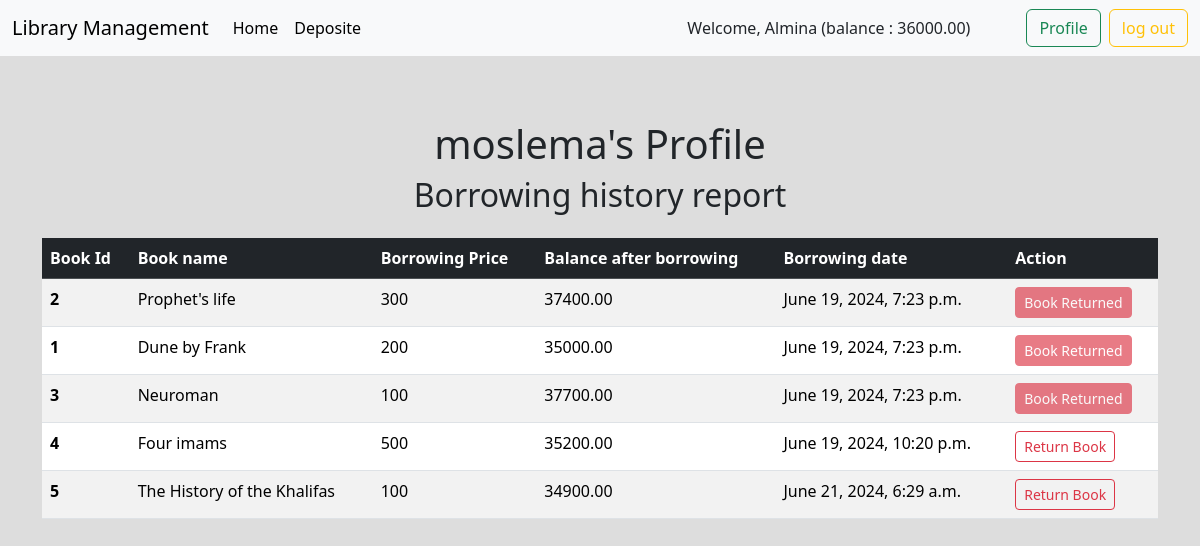
Screenshot of /profile/ (signed in) with the database file from the repository.
### users/models.py (models this page shows)
class UserBankAccount(models.Model):
    user = models.OneToOneField(User,related_name='account', on_delete=models.CASCADE)
    balance = models.DecimalField(max_digits=10,decimal_places=2,default=0.00)

### books/models.py (models this page shows, shortened)
class BorrowedBook(models.Model):
    user_profile = models.ForeignKey(UserProfile, on_delete=models.CASCADE)
    book = models.ForeignKey(Book, on_delete=models.CASCADE)
    balance_after_borrowing = models.DecimalField(max_digits=10, decimal_places=2)
    borrowing_date = models.DateTimeField(auto_now_add=True)
    is_returned = models.BooleanField(default=False)

class Book(models.Model):
    img = models.ImageField(upload_to="books/media/uploads/")
    title = models.CharField(max_length=100)
    description = models.TextField()
    borrowing_price = models.IntegerField()
    category = models.ForeignKey(Book_category,on_delete=models.CASCADE)

### books/views.py (the view)
# urls.py: path('profile/',views.user_profile,name='profile'),
@login_required
def user_profile(request):
    profile, created = UserProfile.objects.get_or_create(user=request.user)
    borrowed_books = BorrowedBook.objects.filter(user_profile=profile)
    return render(request, 'books/profile.html', {'borrowed_books': borrowed_books})

### books/templates/books/profile.html (shortened to what this page needs)
{% extends 'books/base.html' %}
{% load crispy_forms_tags %}
{% block content %}
<div class='container my-5'>
  <body>
    <h1 class="text-center pt-3">{{ request.user.username }}'s Profile</h1>
    <h2 class="text-center pb-3">Borrowing history report</h2>
  </body>
  <table class="table table-striped table-hover ">
    <thead class='table-dark'>
      <tr>
        <th scope="col">Book Id</th>
        <th scope="col">Book name</th>
        <th scope="col">Borrowing Price</th>
        <th scope="col">Balance after borrowing</th>
        <th scope="col">Borrowing date</th>
        <th scope="col">Action</th>
      </tr>
    </thead>
    <tbody>
      {% for borrowed_book in borrowed_books %}
      <tr>
        <th scope="row">{{borrowed_book.book.id}}</th>
        <td>{{borrowed_book.book.title}}</td>
        <td>{{borrowed_book.book.borrowing_price}}</td>
        <td>{{borrowed_book.balance_after_borrowing}}</td>
        <td>{{borrowed_book.borrowing_date}}</td>
        {% if borrowed_book.is_returned  %}
        <td><button type="submit" class="btn btn-danger btn-sm" disabled>Book Returned</button></td>
        {% else %}
        <td>
          <form method="post" action="{% url 'return_book' borrowed_book.id %}">
              <button type="submit" class="btn btn-outline-danger btn-sm">Return Book</button>
          </form>
      </td>
      {% endif %}
      </tr>
      {% endfor %}
    </tbody>
  </table>
  {% endblock %}

### books/templates/books/base.html (shortened to what this page needs)
<!doctype html>
<html lang="en">
  <head>
    <link href="https://cdn.jsdelivr.net/npm/bootstrap@5.3.3/dist/css/bootstrap.min.css" rel="stylesheet">
  </head>
  <body style="background-color : #dddddd">
    <nav class="navbar navbar-expand-lg bg-body-tertiary">
        <div class="container-fluid">
          <a class="navbar-brand" href="#">Library Management</a>
          <div class="collapse navbar-collapse" id="navbarSupportedContent">
            <ul class="navbar-nav me-auto mb-2 mb-lg-0">
              <li class="nav-item">
                <a class="nav-link active" aria-current="page" href="{% url 'home' %}">Home</a>
              </li>
              {% if request.user.is_authenticated %}
              <li class="nav-item">
                <a class="nav-link active" aria-current="page" href="{% url 'deposit_money' %}">Deposite</a>
              </li>
              {% endif %}
            </ul>
            {% if request.user.is_authenticated %}
            <div class="text-blue my-auto font-bold px-5">Welcome, {{ request.user.first_name }} (balance : {{request.user.account.balance}}) </div>
            <a href="{% url 'profile' %}" class="btn btn-outline-success mx-2" type="submit">Profile</a>
            <form method = 'post' action="{% url 'logout' %}">
              <button class="btn btn-outline-warning" type='submit'>log out</button>
            </form>
            {% else %}
            <a href="{% url 'signup' %}" class="btn btn-outline-success mx-2" >Signup</a>
            <a href="{% url 'login' %}" class="btn btn-outline-warning mx-3">Login</a>
            {% endif %}
          </div>
        </div>
      </nav>
    {% block content %}
    {% endblock %}
  </body>
</html>

### rows the page displays
BorrowedBook: book.id "2", book "Prophet's life", book.borrowing_price "300", balance_after_borrowing "37400.00", borrowing_date "June 19, 2024, 7:23 p.m.", is_returned "Book Returned"
BorrowedBook: book.id "1", book "Dune by Frank", book.borrowing_price "200", balance_after_borrowing "35000.00", borrowing_date "June 19, 2024, 7:23 p.m.", is_returned "Book Returned"
BorrowedBook: book.id "3", book "Neuroman", book.borrowing_price "100", balance_after_borrowing "37700.00", borrowing_date "June 19, 2024, 7:23 p.m.", is_returned "Book Returned"
BorrowedBook: book.id "4", book "Four imams", book.borrowing_price "500", balance_after_borrowing "35200.00", borrowing_date "June 19, 2024, 10:20 p.m.", is_returned "Return Book"
BorrowedBook: book.id "5", book "The History of the Khalifas", book.borrowing_price "100", balance_after_borrowing "34900.00", borrowing_date "June 21, 2024, 6:29 a.m.", is_returned "Return Book"

### other values shown
{{ request.user.first_name }} "Almina"
{{ request.user.account.balance }} "36000.00"
{{ request.user.username }} "moslema"
